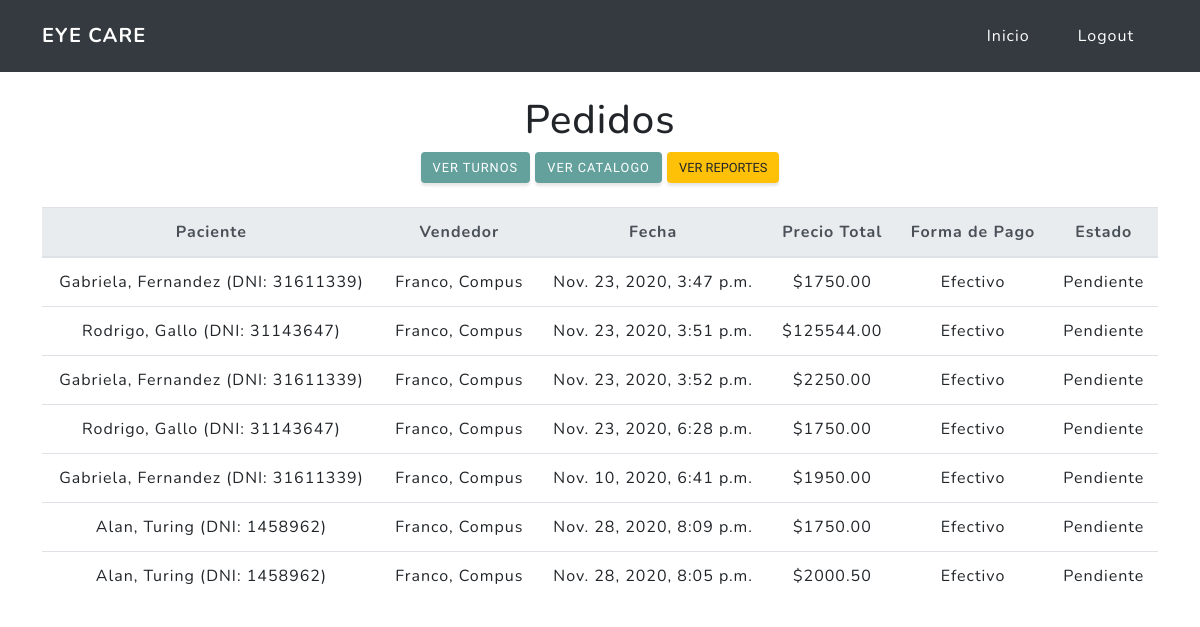
/gerente/vista_general/pedidos (signed in), run on an earlier commit of the app's database.
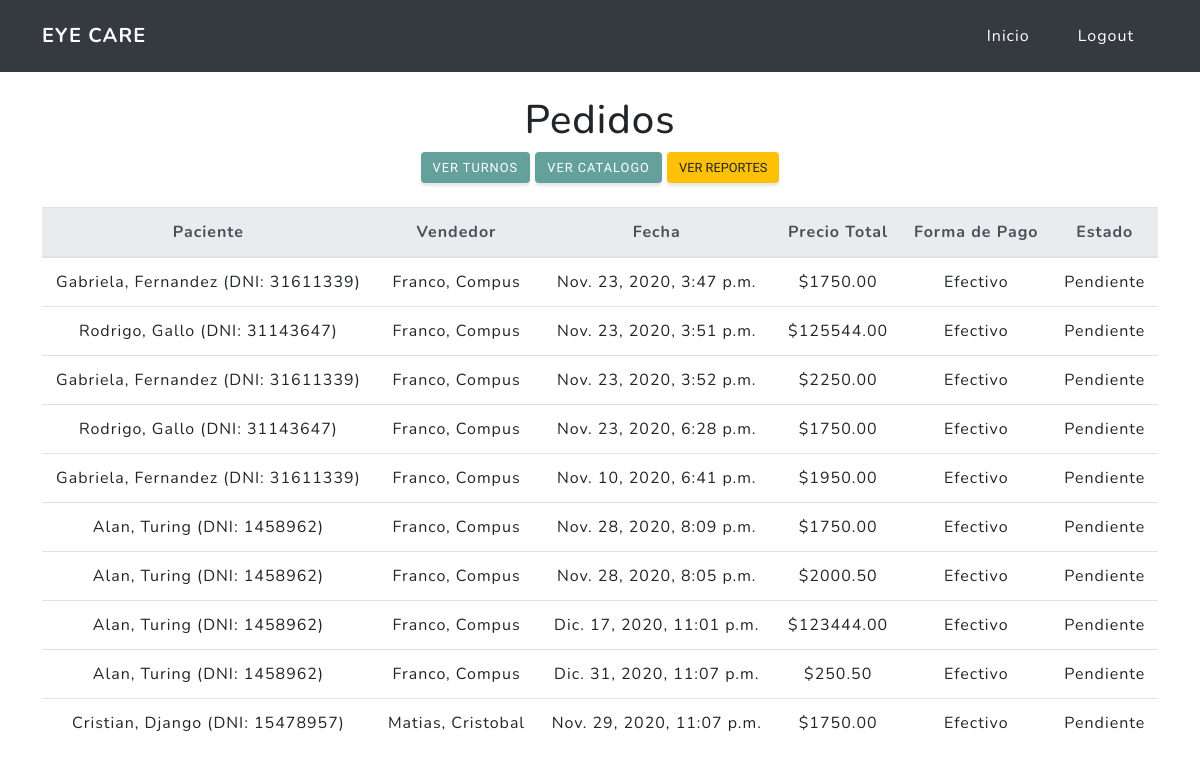
And on a later commit of the database.
### orders/models.py (models this page shows, shortened)
class Order(models.Model):
    products = models.ManyToManyField(Product,
                                      verbose_name="Productos",
                                      related_name="Productos",
                                      blank=False,
                                      null=False)
    patient = models.ForeignKey(Patient,
                                on_delete=models.CASCADE,
                                verbose_name="Paciente")
    seller = models.ForeignKey(settings.AUTH_USER_MODEL,
                               on_delete=models.CASCADE,
                               limit_choices_to=Q(groups__name='Vendedor'),
                               related_name="Vendedor",
                               verbose_name="Vendedor")
    date = models.DateTimeField(default=timezone.now(),
                                verbose_name="Fecha",
                                validators=[MinValueValidator(limit_value=timezone.now(), message='Ingrese una fecha '
                                                                                                  'y/u horario '
                                                                                                  'posterior.')])
    STATUS = (
        ('PED', 'Pedido'),
        ('TAL', 'Taller'),
        ('PEN', 'Pendiente'),
        ('FIN', 'Finalizado'),
    )
    status = models.CharField(max_length=3,
                              choices=STATUS,
                              default='PEN')
    METHODS = (
        ('CRED', 'Tarjeta de Credito'),
        ('DBTO', 'Tarjeta de Debito'),
        ('VIRT', 'Billetera Virtual'),
        ('EFEC', 'Efectivo')
    )
    payment_method = models.CharField(verbose_name="Metodo de Pago",
                                      max_length=4,
                                      choices=METHODS,
                                      default='EFEC')
    class Meta:
        verbose_name = "Pedido"
        verbose_name_plural = "Pedidos"
    @property
    def total_price(self):
        total = 0
        for productPrice in self.products.all():
            total += productPrice.price
        return total

class Product(models.Model):
    name = models.CharField(max_length=64,
                            verbose_name="Nombre")
    price = models.DecimalField(max_digits=32,
                                decimal_places=2,
                                verbose_name="Precio")
    is_glass = models.BooleanField(verbose_name="Lente", default=False)
    POS = (
        ('IZQ', 'Izquierda'),
        ('DER', 'Derecha'),
    )
    position = models.CharField(verbose_name="Posición",
                                max_length=3,
                                choices=POS,
                                blank=True,
                                null=True)
    TYPE = (
        ('LEJ', 'Lejos'),
        ('CER', 'Cerca'),
    )
    type = models.CharField(verbose_name="Tipo",
                            max_length=3,
                            choices=TYPE,
                            blank=True,
                            null=True)
    frame = models.BooleanField(verbose_name="Armazon",
                                blank=True,
                                null=True)
    class Meta:
        verbose_name = "Producto"
        verbose_name_plural = "Productos"

### patient/models.py (models this page shows)
class Patient(models.Model):
    document_id = models.IntegerField(primary_key=True,
                                      unique=True,
                                      verbose_name="DNI")
    first_name = models.CharField(max_length=64,
                                  verbose_name="Nombre")
    last_name = models.CharField(max_length=64,
                                 verbose_name="Apellido")
    medical_history = models.TextField(max_length=256,
                                       verbose_name="Historia Medica")
    class Meta:
        verbose_name = "Paciente"
        verbose_name_plural = "Pacientes"
    def __str__(self):
        return f"{self.first_name}, {self.last_name} (DNI: {self.document_id})"

### orders/views.py (the view)
# urls.py: url(r'^gerente/vista_general/pedidos$', group_required('Gerencia')(OverviewOrderList.as_view()),
class OverviewOrderList(ListView):
    model = Order
    template_name_suffix = "_overview"

### appointments/models.py (called while the page is built)
def get_name(self):
    return f"{self.first_name}, {self.last_name}"

### orders/templates/orders/order_overview.html (shortened to what this page needs)
{% extends "index/base.html" %}
{% load static %}
{% block navbar %} {% include "index/logout.html" %}{% endblock %}
{% block custom_imports %}
<link rel="stylesheet" href="//code.jquery.com/ui/1.12.1/themes/base/jquery-ui.css">
<link rel="stylesheet" href="https://cdnjs.cloudflare.com/ajax/libs/font-awesome/4.7.0/css/font-awesome.min.css">
{% endblock %}
{% block content %}
<div class="container mt-4 text-center">
    <h1>Pedidos</h1>
    <a href="{% url 'appointments:appointments_overview'%}" class="btn btn-primary">Ver Turnos</a>
    <a href="{% url 'orders:products_overview'%}" class="btn btn-primary">Ver Catalogo</a>
    <button class="btn btn-warning " data-toggle="modal" data-target=".bd-example-modal-sm">Ver Reportes</button>
    <table class="table mt-4">
        <tr>
            <thead class="thead-light">
            <tr>
                <th scope="col">Paciente</th>
                <th scope="col">Vendedor</th>
                <th scope="col">Fecha</th>
                <th scope="col">Precio Total</th>
                <th scope="col">Forma de Pago</th>
                <th scope="col">Estado</th>
            </tr>
            </thead>
            <tbody>
            {% for order in object_list %}
            <tr>
                <td>{{order.patient}}</td>
                <td>{{order.seller}}</td>
                <td>{{order.date}}</td>
                <td>${{order.total_price}}</td>
                <td>{{order.get_payment_method_display}}</td>
                <td>{{order.get_status_display}}</td>
            </tr>
            {% endfor %}
            </tbody>
        </tr>
    </table>
</div>
<link href="{% static '/css/report_datepicker.css' %}" rel="stylesheet"/>
{% endblock %}

### index/templates/index/base.html (shortened to what this page needs)
<!DOCTYPE html>
<html lang="es">
<head>
    {% load static %}
    {% load bootstrap4 %}
    {% bootstrap_css %}
    <link href="{% static '/css/front.css' %}" rel="stylesheet"/>
    {% block custom_imports %}{% endblock %}
</head>
<body id="page-top">
    {% block front_navbar %}
    <nav class="navbar navbar-expand-lg navbar-shrink navbar-dark bg-dark " id="mainNav">
        <div class="container">
            <a class="navbar-brand js-scroll-trigger text-white" href="#">EYE CARE</a>
            <div class="collapse navbar-collapse text-right" id="navbarResponsive">
                <ul class="navbar-nav ml-auto ">
                    <li class="nav-item"><a class="nav-link js-scroll-trigger text-white" href="/">Inicio</a></li>
                    {% block navbar %}{% endblock %}
                </ul>
            </div>
        </div>
    </nav>
    {% endblock %}
    {% block content %}
    {% endblock %}
</body>
</html>

### index/templates/index/logout.html
<li class="nav-item"><a class="nav-link js-scroll-trigger text-white" href="/logout">Logout</a></li>

What changed in the data, as far as the page shows it:
added Order: patient "Alan, Turing (DNI: 1458962)", seller "Franco, Compus", date "Dic. 17, 2020, 11:01 p.m.", total_price "123444.00", payment_method "Efectivo", status "Pendiente"
added Order: patient "Alan, Turing (DNI: 1458962)", seller "Franco, Compus", date "Dic. 31, 2020, 11:07 p.m.", total_price "250.50", payment_method "Efectivo", status "Pendiente"
added Order: patient "Cristian, Django (DNI: 15478957)", seller "Matias, Cristobal", date "Nov. 29, 2020, 11:07 p.m.", total_price "1750.00", payment_method "Efectivo", status "Pendiente"
